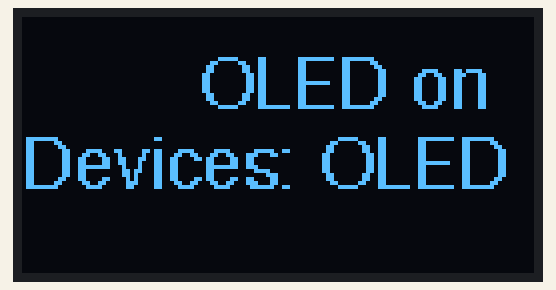
Recording of a program running on a simulated ESP32 board running MicroPython. On the bench: 128×64 one-colour display. Library files of the repository ran but are not shown: ssd1306.py; what the program prints to the serial console is not drawn.

Above: at 30.2 s.

The program:

04_c_Class_Act.py
```python
import machine, time
from I2C_Scanner_v3 import I2C_Scanner

i2c = machine.I2C(0, scl=5, sda=4, freq=400000, timeout=50000)
SC = I2C_Scanner(i2c)
lastDisplay = 0 # never displayd DHT so far
interval = 30000 # 30 seconds
display = None
ID_OLED = 60
ID_6DOF = 41
ID_TOF = 104

while True:
    if time.ticks_ms() - lastDisplay > interval:
        print("\n\nRunning Scanner!")
        dv = "Devices: "
        SC.check()
        if SC.hasDevice(ID_OLED):
            print(" • OLED on!")
            dv += "OLED "
            if display == None:
                from ssd1306 import SSD1306_I2C
                from freesans9 import FreeSans9Defs
                display = SSD1306_I2C(128, 64, i2c)
            display.cls()
            display.displayString(FreeSans9Defs, "OLED on", 44, 0)
            display.show(rotate180 = False)
        else:
            print(" • No OLED found!")
        if SC.hasDevice(ID_6DOF):
            print(" • 6DOF on")
            dv += "6DOF "
        else:
            print(" • No 6DOF found!")
        if SC.hasDevice(ID_TOF):
            print(" • TOF on")
            dv += "TOF "
        else:
            print(" • No TOF found!")
        print(dv)
        if display != None:
            display.displayString(FreeSans9Defs, dv, 0, 20, 1)
            display.show(rotate180 = False)
        lastDisplay = time.ticks_ms()
```

I2C_Scanner_v3.py
```python
class I2C_Scanner():
    def __init__(self, i2c):
        self._ID_OLED = 60
        self._ID_6DOF = 41
        self._ID_TOF = 104
        self._myI2C = i2c
        self._objects = {}
        self._objects[self._ID_OLED] = False
        self._objects[self._ID_6DOF] = False
        self._objects[self._ID_TOF] = False
        self.check()

    def check(self):
        self._devices = self._myI2C.scan()
        print(self._devices)
        for x in self._objects:
            print(f"Looking for {x}")
            if x in self._devices:
                self._objects[x] = True

    #@property
    # Since we are passing a parameter, it cannot be a property anymore.
    def hasDevice(self, ID):
        return self._objects[ID]
```

Source omitted: freesans9.py (data table, 10207 bytes)
